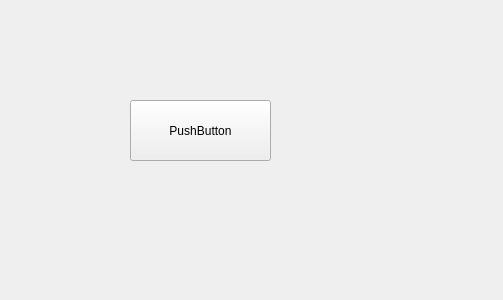
<?xml version="1.0" encoding="UTF-8"?>
<ui version="4.0">
 <class>Form</class>
 <widget class="QWidget" name="Form">
  <property name="geometry">
   <rect>
    <x>0</x>
    <y>0</y>
    <width>503</width>
    <height>300</height>
   </rect>
  </property>
  <property name="windowTitle">
   <string>Form</string>
  </property>
  <widget class="QPushButton" name="pushButton">
   <property name="geometry">
    <rect>
     <x>130</x>
     <y>100</y>
     <width>141</width>
     <height>61</height>
    </rect>
   </property>
   <property name="text">
    <string>PushButton</string>
   </property>
  </widget>
 </widget>
 <resources/>
 <connections>
  <connection>
   <sender>pushButton</sender>
   <signal>clicked()</signal>
   <receiver>Form</receiver>
   <slot>message()</slot>
   <hints>
    <hint type="sourcelabel">
     <x>263</x>
     <y>146</y>
    </hint>
    <hint type="destinationlabel">
     <x>355</x>
     <y>180</y>
    </hint>
   </hints>
  </connection>
 </connections>
 <slots>
  <slot>message()</slot>
 </slots>
</ui>
